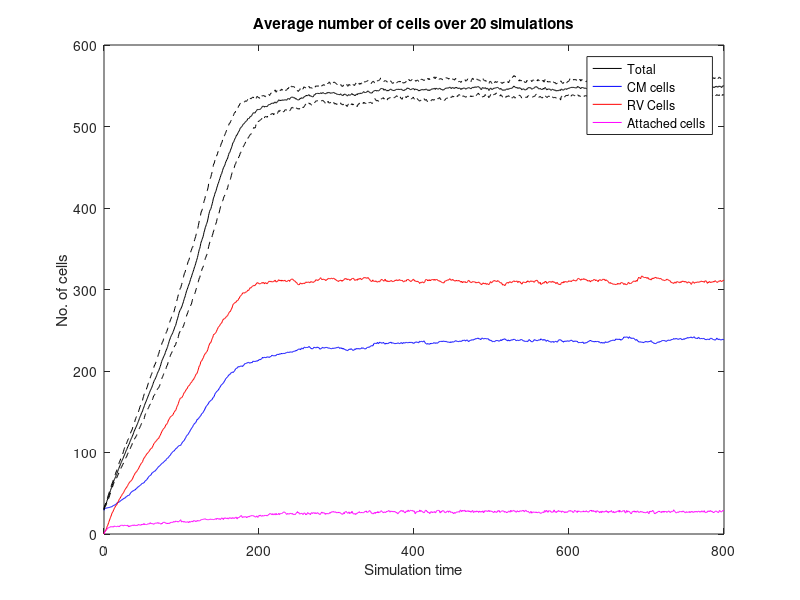

Write the MATLAB code that produced this figure. (Note: this script raises an error after producing the figure.)
function AttRep_RadForce1_Plots

clear all;
close all;
load('PlotData/MAT/AttRep_RadForce1.mat')

figure;
plot(SimTime, TotalCells, 'k',...
    SimTime, TransitCells, 'b',...
    SimTime, RVCells, 'r',...
    SimTime, AttachedCells, 'm',...
    SimTime, TotalCells + TotalCellsStd, 'k--', ...
    SimTime, TotalCells - TotalCellsStd, 'k--');
legend('Total', 'CM cells', 'RV Cells', 'Attached cells',...
    'Location', 'Best');
title(['Average number of cells over ', num2str(TotalJobs), ' simulations']);
xlabel('Simulation time'); ylabel('No. of cells');
SaveAsPngEpsAndFig(-1,'Figures/AttRep_RadForce1_Plots/RadForce1_PopulationTimeseries', 14, 7/5, 16);

figure;
cutoff = 280; 
plot(SimTime(1:cutoff), TotalCells(1:cutoff), 'k',...
    SimTime(1:cutoff), TransitCells(1:cutoff), 'b',...
    SimTime(1:cutoff), RVCells(1:cutoff), 'r',...
    SimTime(1:cutoff), AttachedCells(1:cutoff), 'm',...
    SimTime(1:cutoff), TotalCells(1:cutoff) + TotalCellsStd(1:cutoff), 'k--', ...
    SimTime(1:cutoff), TotalCells(1:cutoff) - TotalCellsStd(1:cutoff), 'k--');
legend('Total', 'CM cells', 'RV Cells', 'Attached cells',...
    'Location', 'Best');
title(['Average number of cells']);
xlabel('Simulation time (h)'); ylabel('No. of cells');
SaveAsPngEpsAndFig(-1,'Figures/AttRep_RadForce1_Plots/RadForce1_PopulationTimeseries2', 14, 7/5, 16);



disp([' Time of onset : ' num2str(onsettime)]);
disp([' Total in steady state : ' num2str(totalcount)]);
disp([' Proportion of CM cells : ' num2str(proportion)]);
disp([' Slope of histogram (total cells) : ' num2str(slope_total)]);
disp([' Slope of histogram (CM cells) : ' num2str(slope_prolif)]);
disp([' Cap height : ' num2str(capheight_RF1)]);

steadystateshape(['PlotData/' data_path], 0, 1);
SaveAsPngEpsAndFig(-1,'Figures/AttRep_RadForce1_Plots/RadForce1_HistogramTotal', 14, 7/5, 16);

steadystateshape(['PlotData/' data_path], 1, 1);
SaveAsPngEpsAndFig(-1,'Figures/AttRep_RadForce1_Plots/RadForce1_HistogramProlif', 14, 7/5, 16);



end

